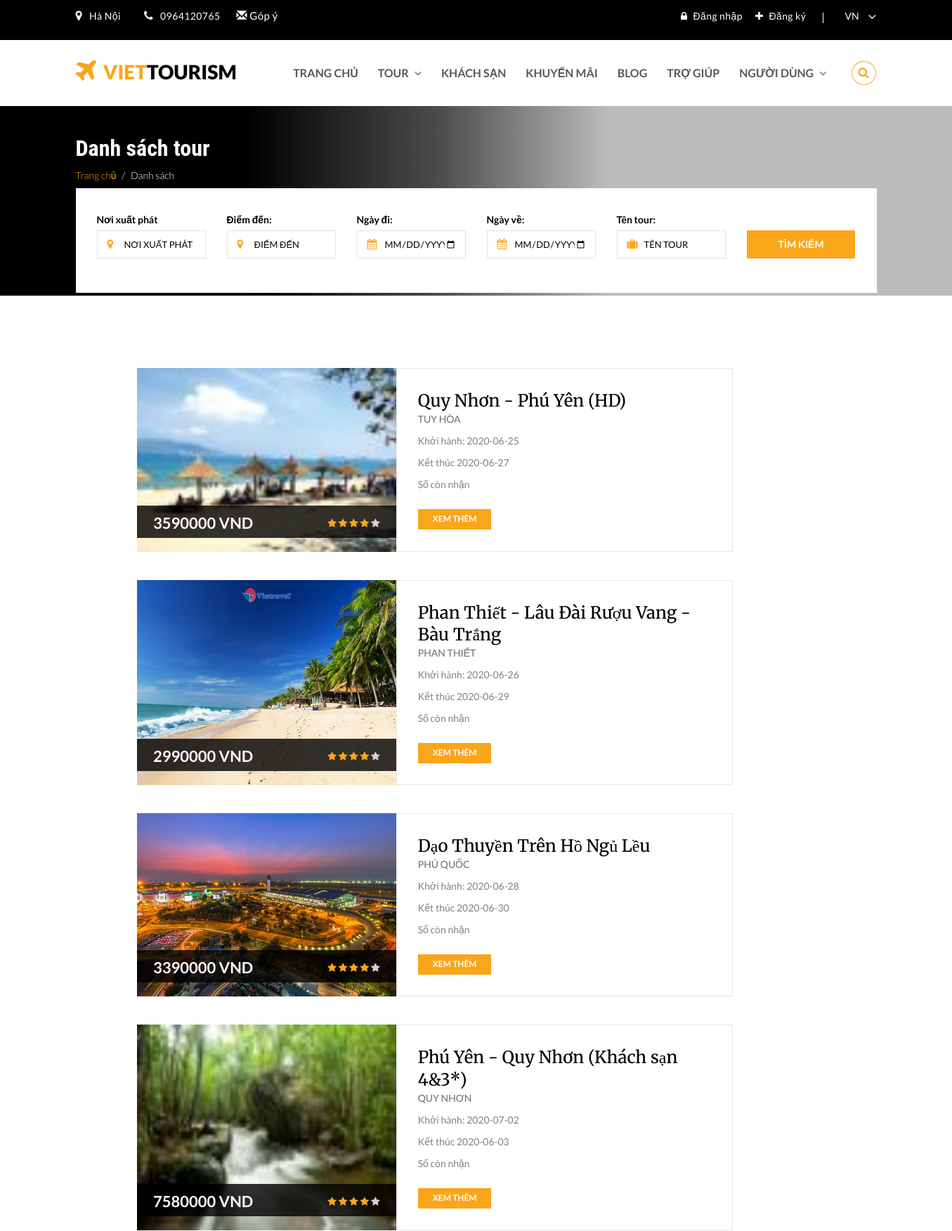
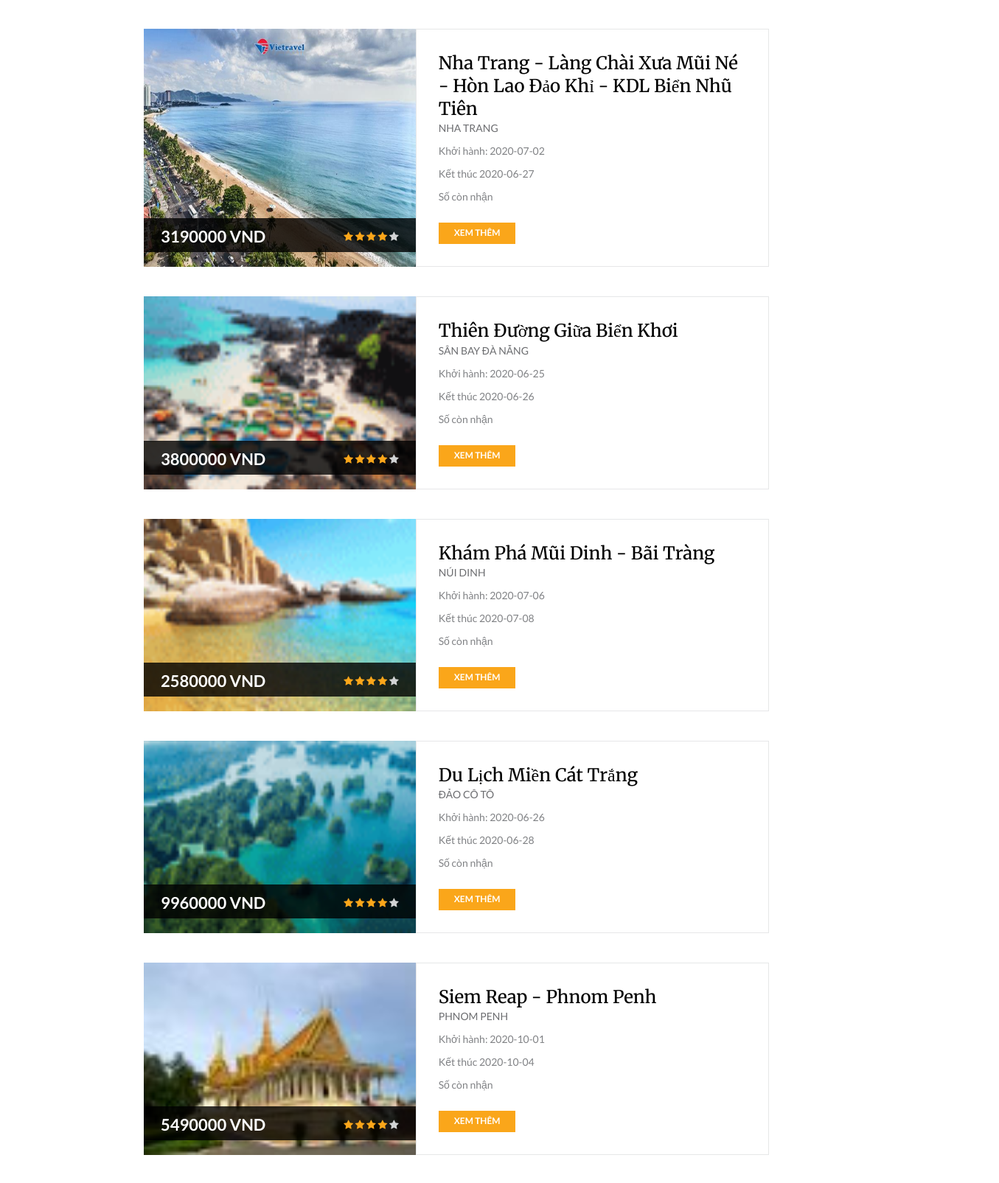
The app's page /tour-list.php (upper part) with its own data (2 pictures, top to bottom).
### tables this page shows
CREATE TABLE `goidulich` (
  `id_goi` int(11) NOT NULL,
  `khuyenmai` int(3) DEFAULT NULL,
  `nuocngoai` int(3) NOT NULL,
  `quocgia` varchar(100) NOT NULL,
  `ten_tinh` varchar(100) NOT NULL,
  `tengoi` varchar(100) NOT NULL,
  `vitri` varchar(100) NOT NULL,
  `giagoi` int(11) NOT NULL,
  `giatreem` int(11) NOT NULL,
  `giatrenho` int(11) NOT NULL,
  `giaphongdon` int(11) NOT NULL,
  `chitietgoi` mediumtext NOT NULL,
  `chuongtrinh` mediumtext NOT NULL,
  `luuy` mediumtext NOT NULL,
  `hinhanh` varchar(100) NOT NULL,
  `songay` int(3) NOT NULL,
  `giodi` varchar(100) NOT NULL,
  `ngayxuatphat` varchar(100) NOT NULL,
  `noixuatphat` varchar(100) NOT NULL,
  `ngayve` varchar(100) NOT NULL,
  `phuongtien` varchar(100) NOT NULL,
  `ngaydang` timestamp NOT NULL DEFAULT current_timestamp() ON UPDATE current_timestamp(),
  `ngaycapnhat` timestamp NOT NULL DEFAULT '0000-00-00 00:00:00' ON UPDATE current_timestamp()
);

### tour-list.php (the view, shortened to what this page needs)
<?php
include('includes/config.php');
?>
<html lang="en">
<head>
  <link rel="stylesheet" href="css/bootstrap.min.css">
  <link rel="stylesheet" href="css/font-awesome.min.css">
  <link rel="stylesheet" href="css/style.css">
  <link rel="stylesheet" id="cpswitch" href="css/orange.css">
  <link rel="stylesheet" href="css/responsive.css">
  <link rel="stylesheet" href="css/jquery-ui.min.css">
</head>
<body>
<?php include('includes/header.php') ?>
<section class="page-cover" id="cover-tour-grid-list" style="height: 270px;">
  <div class="container" style="    margin-top: -30px;" >
    <div class="row">
      <div class="col-sm-12" >
        <h1 class="page-title">Danh sách tour</h1>
        <ul class="breadcrumb">
          <li><a href="#">Trang chủ</a></li>
          <li class="active">Danh sách</li>
        </ul>
      </div>
    </div>
  </div>
  <div class="search-tabs" id="search-tabs-1">
    <div class="container">
      <div class="row">
        <div class="col-sm-12" style="bottom: -71px;">
          <div class="tab-content">
            <div id="tour" class="tab-pane in active">
              <form action="search.php" method="get" name="timkiem">
                <div class="row">
                  <div class="col-xs-12 col-sm-12 col-md-5 col-lg-4">
                    <div class="row">
                      <div class="col-xs-12 col-sm-6 col-md-6">
                        <label style="color: #000;">Nơi xuất phát</label>
                        <div class="form-group left-icon">
                          <input type="text" class="form-control" placeholder="Nơi xuất phát" name="search" id="search">
                        </div>
                      </div>
                      <div class="col-xs-12 col-sm-6 col-md-6">
                         <label style="color: #000;">Điểm đến:</label>
                        <div class="form-group left-icon">
                          <input type="text" class="form-control" placeholder="Điểm đến" name="search1" >
                        </div>
                      </div>
                    </div>
                  </div>
                  <div class="col-xs-12 col-sm-12 col-md-5 col-lg-4">
                    <div class="row">
                      <div class="col-xs-6 col-sm-6 col-md-6">
                         <label style="color: #000;">Ngày đi:</label>
                        <div class="form-group left-icon">
                          <input type="date" class="form-control dpd1" placeholder="Ngày đi" name="search2">
                        </div>
                      </div>
                      <div class="col-xs-6 col-sm-6 col-md-6">
                         <label style="color: #000;">Ngày về:</label>
                        <div class="form-group left-icon">
                          <input type="date" class="form-control dpd2" placeholder="Ngày về" name="search3">
                        </div>
                      </div>
                    </div>
                  </div>
                 <div class="col-xs-12 col-sm-12 col-md-2 col-lg-2">
                  <label style="color: #000;">Tên tour:</label>
                  <div class="form-group left-icon">
                    <input type="text" class="form-control dpd1" placeholder="Tên tour" name="search4">
                  </div>
                </div>
                  <div class="col-xs-12 col-sm-12 col-md-12 col-lg-2 search-btn">
                    <button name="submit" class="btn btn-orange" style="margin-top: 25px;">Tìm kiếm</button>
                  </div>
                </div>
              </form>
            </div>
          </div>
        </div>
      </div>
    </div>
  </div>
</section>
<section class="innerpage-wrapper">
 <div id="tour-listing" class="innerpage-section-padding" style="margin-left: 175px;">
  <div class="container">
    <div class="row">
     <div class="col-xs-12 col-sm-12 col-md-9 col-lg-9 content-side">
      <?php $sql = "SELECT * from goidulich";
      $query = $dbh->prepare($sql);
      $query->execute();
      $results=$query->fetchAll(PDO::FETCH_OBJ);
      if($query->rowCount() >0)
      {
        foreach($results as $result)
          {   ?>
            <div class="list-block main-block t-list-block">
             <div class="list-content">
              <div class="main-img list-img t-list-img">
                <a href="tour-detail.php?pkgid=<?php echo htmlentities($result->id_goi);?>">
                  <img src="images/tour/<?php echo htmlentities($result->hinhanh);?>" class="img-responsive" alt="tour-img" />
                </a>
                <div class="main-mask">
                  <ul class="list-unstyled list-inline offer-price-1">
                    <li class="price"><?php echo htmlentities($result->giagoi);?> VND<span class="pkg"></span></li>
                    <li class="rating">
                     <span><i class="fa fa-star orange"></i></span>
                     <span><i class="fa fa-star orange"></i></span>
                     <span><i class="fa fa-star orange"></i></span>
                     <span><i class="fa fa-star orange"></i></span>
                     <span><i class="fa fa-star lightgrey"></i></span>
                   </li>
                 </ul>
               </div>
             </div>
             <div class="list-info t-list-info">
              <h3 class="block-title"><a href="tour-detail.php?pkgid=<?php echo htmlentities($result->id_goi);?>"><?php echo htmlentities($result->tengoi);?></a></h3>
              <p class="block-minor"><?php echo htmlentities($result->vitri);?></p>
              <p>Khởi hành: <?php echo htmlentities($result->ngayxuatphat);?></p>
              <p>Kết thúc <?php echo htmlentities($result->ngayve);?></p>
              <p>Số còn nhận <?php echo htmlentities($result->sonhan);?></p>
              <a href="tour-detail.php?pkgid=<?php echo htmlentities($result->id_goi);?>" class="btn btn-orange btn-lg">Xem thêm</a>
            </div>
          </div>
        </div>
      <?php }} ?>
    </div>
  </div>
</div>
</div>
</section>
</body>
</html>

### css/style.css (style rules this page uses)
html,body { height:100%; position:relative; }
p,ul { line-height:1.5em; font-size:14px; }
ul { margin-bottom:0px; }
h1,h2,h3,h4,h5,h6,.main-title a, .flight-info h3 .flight-destination,.blog-post-title a, .block-title a { font-family: 'Merriweather', serif; margin-top:0; line-height:1.3em; }
.btn { font-size:14px; text-transform:uppercase; font-weight:bold; }
.innerpage-section-padding { padding-top:103px; padding-bottom:147px; }
.search-tabs { position:absolute; bottom:75px; left:0px; width:100%; }
.search-tabs .tab-content .tab-pane { padding:35px 30px 20px; }
.search-tabs .tab-content .tab-pane input, .search-tabs .tab-content .tab-pane select { text-transform:uppercase; font-size:13px; }
.search-tabs .tab-content .tab-pane .form-group, .search-tabs .tab-content .tab-pane .form-group { position:relative; }
.search-tabs .tab-content .tab-pane .form-group.left-icon input { padding-left:38px; }
.search-tabs .tab-content .tab-pane .btn { padding:8px 45px; }
.main-block { transition:.4s; }
.main-img { position:relative; overflow:hidden; }
.main-img img { width:100%; transition:.4s; }
.offer-price-1 { font-size:14px; margin:0px; text-transform:uppercase; font-weight:bold; padding:14px 18px 11px; }
.offer-price-1 li.price { font-size:22px; font-weight:bold; }
.offer-price-1 li.rating { float:right; font-size:0.98em; }
.main-img .main-mask { position:absolute; bottom:0px; width:100%; }
.page-cover { padding:70px 0px; position:relative; }
.page-cover::before { content:''; display:block; position:absolute; top:0; left:0; height:100%; width:100%; }
.page-cover h1 { font-size:32px; font-weight:bold; margin-bottom:6px; }
.page-cover .breadcrumb { padding:0px; margin:0px; font-size:14px; font-weight:300; }
.page-cover .breadcrumb li a { text-decoration:none; }
.block-title { font-size:20px; margin-bottom:0px; }
.block-minor { font-size:14px; text-transform:uppercase; margin-bottom:7px; }
.list-block { margin-bottom:40px; }
.list-block .main-mask { bottom:20px; }
.list-block .list-img { width:100%; }
.list-block .list-info { padding:30px; }
.list-block .list-info a { text-decoration:none; }
.list-block .list-info .block-title { font-size:24px; }
.list-block .list-info .block-minor { font-weight:normal; margin-bottom:10px; }
.list-block .list-info .btn { padding:6px 21px 7px; font-size:12px; margin-top:15px; }

### css/orange.css (style rules this page uses)
p { color:#808285; }
.btn { border-radius:0px; border:0px; }
.btn-orange, .btn-orange:focus { background:#faa61a; color:white; }
.search-tabs .tab-content .tab-pane { background:white; }
.search-tabs .tab-content .tab-pane input, .search-tabs .tab-content .tab-pane select { border-radius:0px; color:#000; border-color:#e2e3e4; box-shadow:none; }
.search-tabs .tab-content .tab-pane input::placeholder { color:#000; }
.rating .fa.lightgrey { color:#d1d3d4; }
.rating .fa.orange { color:#faa61a; }
.offer-price-1 li.price { color:white; }
.main-mask { background:rgba(0,0,0,0.8); }
.page-cover { color:white; }
.page-cover::before { background:linear-gradient( to right, rgba(0, 0, 0,1) 0%,rgba(0, 0, 0,1) 26%, rgba(0, 0, 0,0.6) 46%, rgba(0, 0, 0,0) 64%,rgba(0, 0, 0,0) 100%); }
.page-cover .breadcrumb { background:none; }
.page-cover .breadcrumb li a { color:#faa61a; }
.page-cover .breadcrumb > li + li::before, .page-cover .breadcrumb li.active { color:white; }
#cover-tour-grid-list { background:url('../images/cover-tour-grid-list.jpg') 50% 84%; background-size:140%; color:white; }
.block-title a { color:#000; }
.list-info { border:1px solid #e6e7e8; }
.list-info .block-minor { color:#6d6e71; }

### css/responsive.css (style rules this page uses)
@media (min-width:577px) { .search-tabs .tab-content .tab-pane input, .search-tabs .tab-content .tab-pane select, .search-tabs .tab-content .tab-pane .btn { height:40px; } }
@media (min-width:992px) { .list-info { -webkit-flex: 1 0 28%; -ms-flex: 1 0 28%; flex: 1 0 28%; } }
@media (min-width:992px) { .list-img { -webkit-flex: 1 0 15%; -ms-flex: 1 0 15%; flex: 1 0 15%; } }
@media (min-width:768px) { .list-content { display: -webkit-box; display: -moz-box; display: -ms-flexbox; display: -moz-flex; display: -webkit-flex; display: flex; flex-wrap: wrap; width: 100%; vertical-align: top; overflow: hidden; } }
@media (min-width:768px) { .list-img { position: relative; overflow: hidden; } }
@media (min-width:768px) { .list-img img { height: 100%; } }

### tour-list.php (style rules this page uses)
a.btn:link, a.btn:visited { color:white; text-decoration:none; }

### includes/signin.php (style rules this page uses)
h1, h2, h3, h4, h5, h6 { margin: 0; font-family: 'Roboto Condensed', sans-serif; }

### records on screen
goidulich: hinhanh (picture), giagoi "3590000", tengoi "Quy Nhơn - Phú Yên (HD)", vitri "TUY HÒA", ngayxuatphat "2020-06-25", ngayve "2020-06-27"
goidulich: hinhanh (picture), giagoi "2990000", tengoi "Phan Thiết - Lâu Đài Rượu Vang - Bàu Trắng", vitri "PHAN THIẾT", ngayxuatphat "2020-06-26", ngayve "2020-06-29"
goidulich: hinhanh (picture), giagoi "3390000", tengoi "Dạo Thuyền Trên Hồ Ngủ Lều", vitri "PHÚ QUỐC", ngayxuatphat "2020-06-28", ngayve "2020-06-30"
goidulich: hinhanh (picture), giagoi "7580000", tengoi "Phú Yên - Quy Nhơn (Khách sạn 4&3*)", vitri "QUY NHƠN", ngayxuatphat "2020-07-02", ngayve "2020-06-03"
goidulich: hinhanh (picture), giagoi "3190000", tengoi "Nha Trang - Làng Chài Xưa Mũi Né - Hòn Lao Đảo Khỉ - KDL Biển Nhũ Tiên", vitri "NHA TRANG", ngayxuatphat "2020-07-02", ngayve "2020-06-27"
goidulich: hinhanh (picture), giagoi "3800000", tengoi "Thiên Đường Giữa Biển Khơi", vitri "SÂN BAY ĐÀ NẴNG", ngayxuatphat "2020-06-25", ngayve "2020-06-26"
goidulich: hinhanh (picture), giagoi "2580000", tengoi "Khám Phá Mũi Dinh - Bãi Tràng", vitri "NÚI DINH", ngayxuatphat "2020-07-06", ngayve "2020-07-08"
goidulich: hinhanh (picture), giagoi "9960000", tengoi "Du Lịch Miền Cát Trắng", vitri "ĐẢO CÔ TÔ", ngayxuatphat "2020-06-26", ngayve "2020-06-28"
goidulich: hinhanh (picture), giagoi "5490000", tengoi "Siem Reap - Phnom Penh", vitri "PHNOM PENH", ngayxuatphat "2020-10-01", ngayve "2020-10-04"
